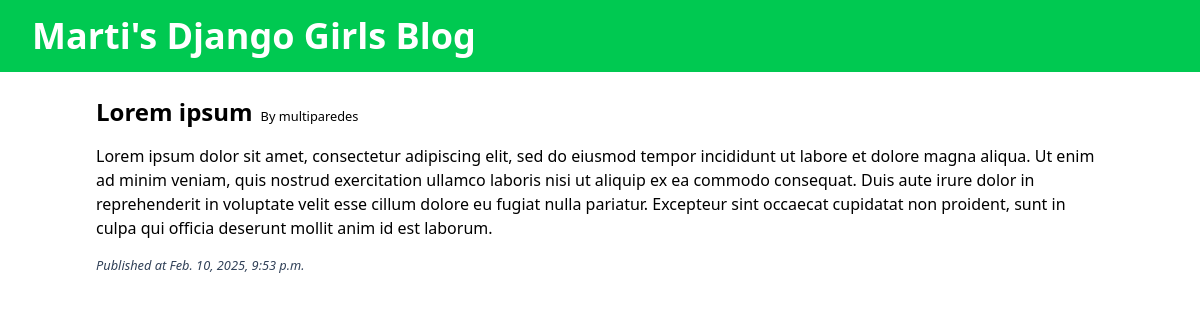
The page /post/2 on the database as committed earlier.
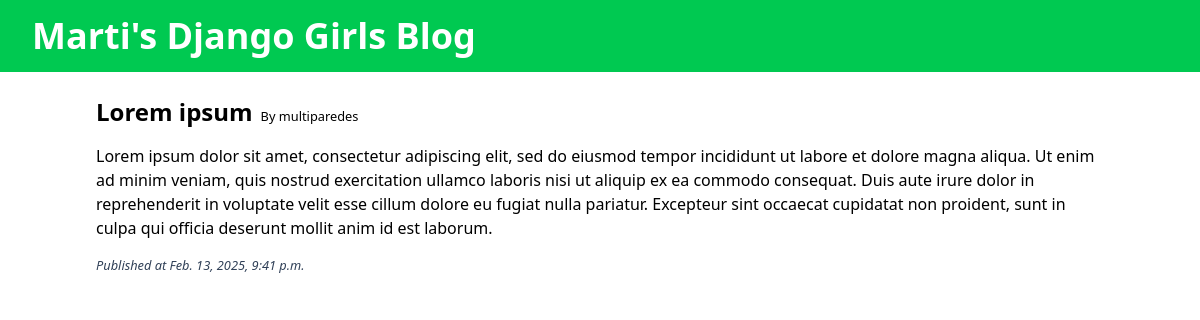
The same page on the database as committed later.
### blog/models.py (models this page shows, shortened)
class Post(models.Model):
    author = models.ForeignKey(settings.AUTH_USER_MODEL, on_delete=models.CASCADE)
    title = models.CharField(max_length=200)
    text = models.TextField()
    created_date = models.DateTimeField(
        default=timezone.now)
    published_date = models.DateTimeField(
        blank=True, null=True)

### blog/views.py (the view)
# urls.py: path('post/<int:pk>', views.post_detail, name='post_detail'),
def post_detail(request, pk):
    post = get_object_or_404(Post, pk=pk)
    return render(request, 'blog/post_detail.html', {'post': post})

### blog/templates/blog/post_detail.html (shortened to what this page needs)
{% extends 'blog/base.html' %}
{% block content %}
    <div class="flex flex-col align-contents-center gap-4">
        <div class="flex gap-2 items-baseline">
        <h2 class="text-2xl font-semibold"><a href="{% url 'post_detail' pk=post.pk %}">{{post.title}}</a></h2>
        <small>By {{post.author}}</small>
        </div>
        <p>{{post.text|linebreaksbr}}</p>
        {% if post.published_date %}
            <small class="text-slate-700 italic">Published at {{post.published_date}}</small>
        {% endif %}
    </div>
{% endblock %}

Rows that differ between the two databases and show on the page:
changed Post "Lorem ipsum": published_date "Feb. 10, 2025, 9:53 p.m." → "Feb. 13, 2025, 9:41 p.m."
